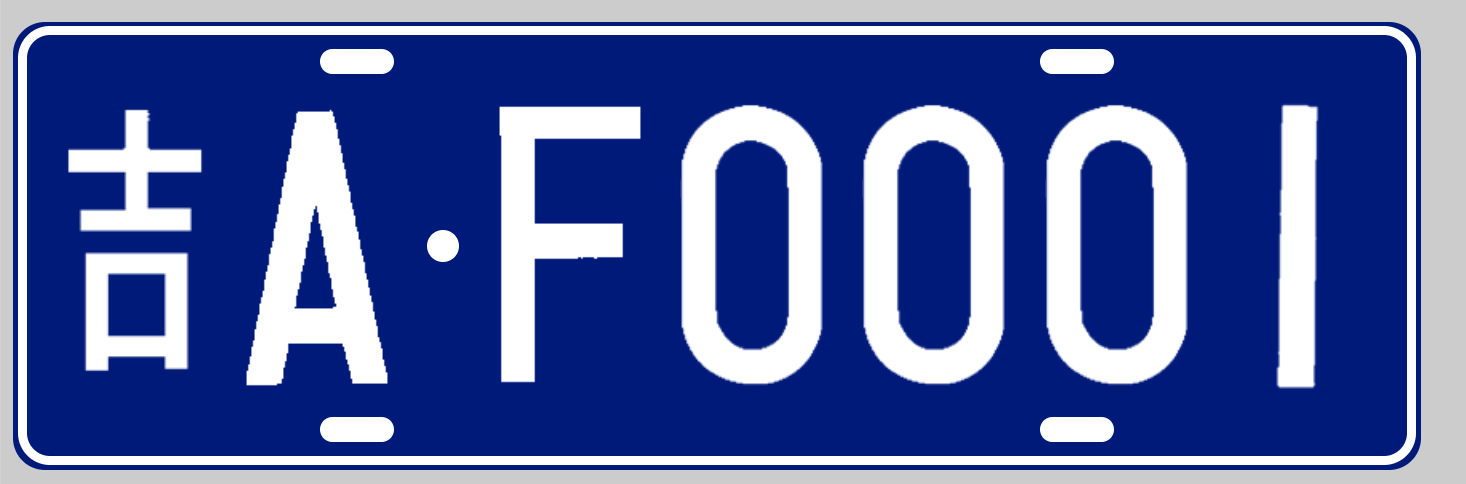
#> input picture LicensePlateRecognition /test5.png, 1466 x 484 px
$ python app.py
#> lines starting #> are read from the running program, lines starting #| are printed output that depends on the picture; after the words box and inside, x2 and y2 are one past the last pixel; in counts of white or black regions, pixels touching at a corner belong together
import cv2
import numpy as np
import pytesseract
from PIL import Image, ImageEnhance, ImageFilter
import cv2
import numpy as np
import pytesseract

def imreadex(filename):
#> called with filename = 'test5.png'
    return cv2.imdecode(np.fromfile(filename, dtype=np.uint8), cv2.IMREAD_COLOR)
#> returned value is the input picture: shape (484, 1466, 3); mean B, G, R 161.8, 98.6, 81.5

def find_plate_area(img):
    """改进的车牌区域检测"""
    gray = cv2.cvtColor(img, cv2.COLOR_BGR2GRAY)
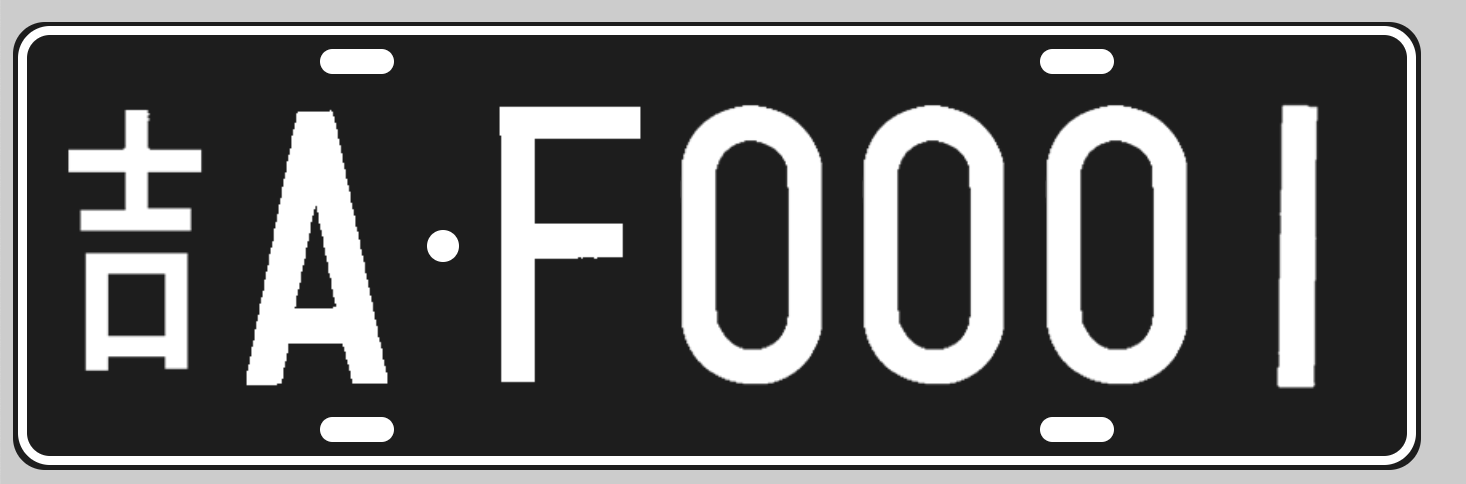
#> gray: shape (484, 1466); min 29, max 255, mean 100.6
    blur = cv2.bilateralFilter(gray, 11, 17, 17)  # 使用双边滤波而不是高斯模糊
    edged = cv2.Canny(blur, 30, 200)  # 调整Canny边缘检测参数
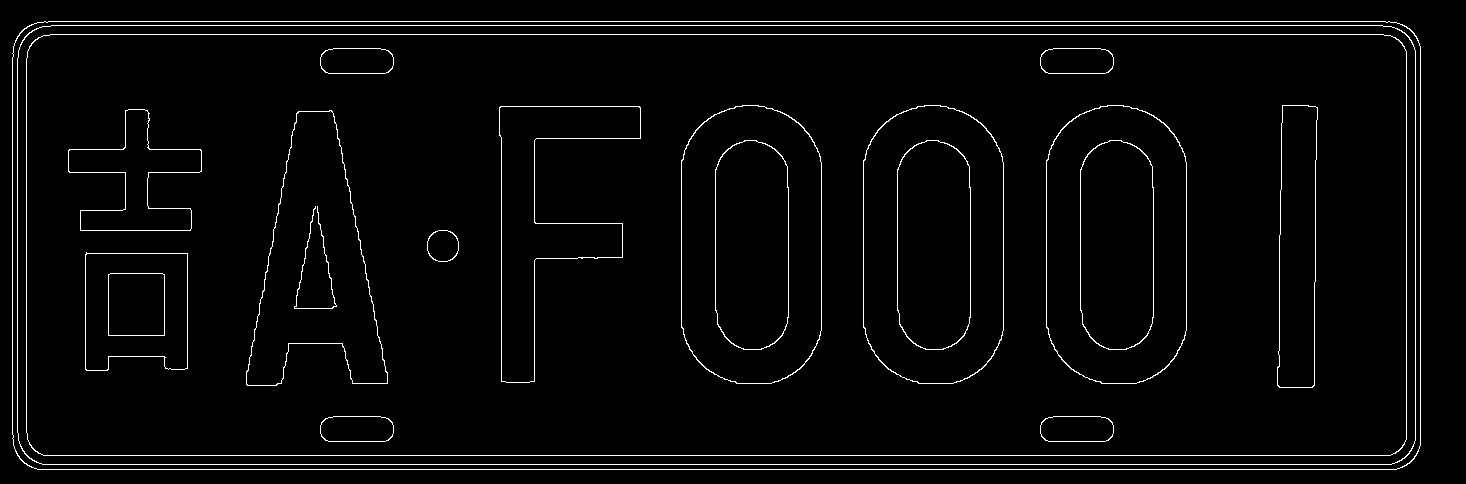
#> edged: shape (484, 1466); 2.8% white in thin lines or dots, all inside (x1, y1, x2, y2) = (12, 21, 1421, 470)
    contours, _ = cv2.findContours(edged.copy(), cv2.RETR_TREE, cv2.CHAIN_APPROX_SIMPLE)
#> contours = 41 contours; largest, box (x1, y1, x2, y2) and area: (12, 21, 1421, 470) 629921, (12, 21, 1421, 470) 629867, (17, 25, 1416, 465) 612863, (17, 25, 1416, 465) 612809, (26, 34, 1407, 456) 580529
    plates = []
    for c in contours:
        peri = cv2.arcLength(c, True)
        approx = cv2.approxPolyDP(c, 0.02 * peri, True)
        if len(approx) == 4:  # 寻找四边形轮廓
            x, y, w, h = cv2.boundingRect(approx)
            aspect_ratio = w / float(h)
            if 2 < aspect_ratio < 5:
                plates.append((x, y, w, h))
#> this loop made 41 passes
#> (peri, approx, x, y, w, h, aspect_ratio) on passes 1, 2, 3, 4, 5, 6, 13: (3673.1, [[13, 46], [37, 469], [1420, 445], [1396, 22]], 13, 22, 1408, 448, 3.14), (3670.8, [[13, 46], [1396, 22], [1420, 445], [37, 469]], 13, 22, 1408, 448, 3.14), (3631.8, [[18, 50], [42, 464], [1415, 440], [1391, 26]], 18, 26, 1398, 439, 3.18), (3629.5, [[18, 50], [1391, 26], [1415, 440], [42, 464]], 18, 26, 1398, 439, 3.18), (3571.5, [[27, 51], [43, 455], [1406, 439], [1390, 35]], 27, 35, 1380, 421, 3.28), (3569.2, [[27, 51], [1390, 35], [1406, 439], [43, 455]], 27, 35, 1380, 421, 3.28), (234.8, [[108, 274], [108, 335], [164, 335], [164, 274]], 108, 274, 57, 62, 0.919)
#> peri on passes 7 to 12: 180.8, 178.4, 180.8, 178.4, 461.6, 458.6
#> after the loop, plates = [(13, 22, 1408, 448), (13, 22, 1408, 448), (18, 26, 1398, 439), (18, 26, 1398, 439), (27, 35, 1380, 421), (27, 35, 1380, 421)]
    return plates

def preprocess_for_ocr(img, plate_area):
    x, y, w, h = plate_area
    plate_img = img[y:y+h, x:x+w]

    # 将OpenCV图像转换为Pillow图像
    plate_img_pil = Image.fromarray(cv2.cvtColor(plate_img, cv2.COLOR_BGR2RGB))

    # 使用Pillow进行图像增强
    enhancer = ImageEnhance.Contrast(plate_img_pil)  # 对比度增强
    plate_img_enhanced = enhancer.enhance(2)  # 对比度增强因子

    enhancer = ImageEnhance.Sharpness(plate_img_enhanced)  # 锐化增强
    plate_img_sharpened = enhancer.enhance(2)  # 锐化增强因子

    # 将增强后的Pillow图像转换回OpenCV图像
    plate_img_enhanced_cv = cv2.cvtColor(np.array(plate_img_sharpened), cv2.COLOR_RGB2BGR)
    gray_plate = cv2.cvtColor(plate_img_enhanced_cv, cv2.COLOR_BGR2GRAY)

    # 使用自适应阈值而不是全局阈值
    binary_plate = cv2.adaptiveThreshold(gray_plate, 255, cv2.ADAPTIVE_THRESH_GAUSSIAN_C,
                                         cv2.THRESH_BINARY, 11, 2)
    return binary_plate

def main(image_path):
    img = imreadex(image_path)
    plates = find_plate_area(img)

    recognized_texts = []
    for plate_area in plates:
        binary_plate = preprocess_for_ocr(img, plate_area)
        config = '--psm 8 -l eng+chi_sim --tessdata-dir /opt/homebrew/share/tessdata'  # 对于简体中文
        text = pytesseract.image_to_string(binary_plate, config=config)
        recognized_texts.append(text.strip())
#> this loop made 1 pass
#> pass 1, in preprocess_for_ocr, `plate_img = img[y:y+h, x:x+w]`:
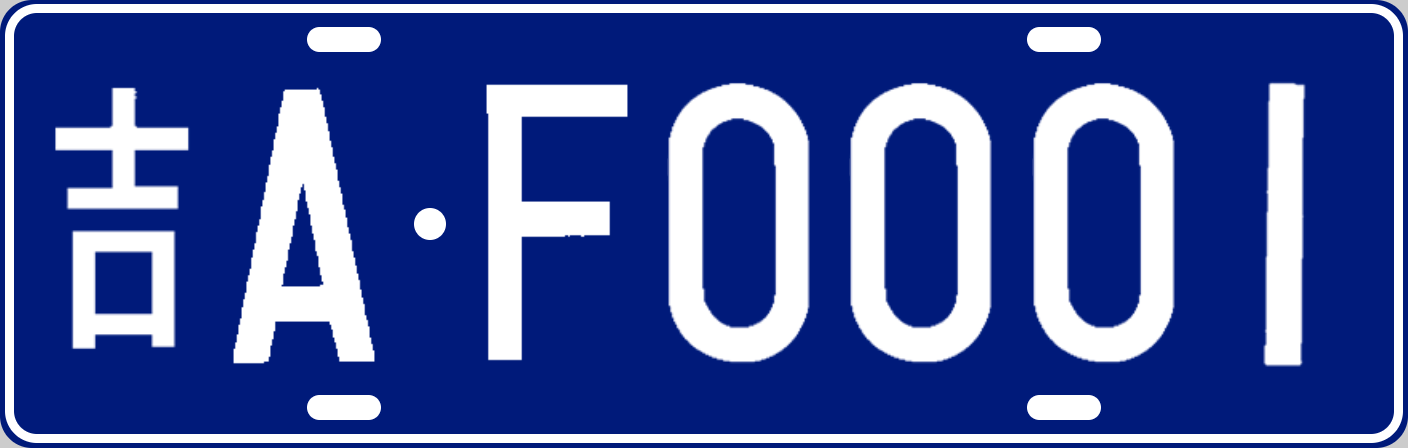
#> plate_img: shape (448, 1408, 3); mean B, G, R 156.5, 85.5, 66.2
#> pass 1, in preprocess_for_ocr, `plate_img_enhanced = enhancer.enhance(2)`:
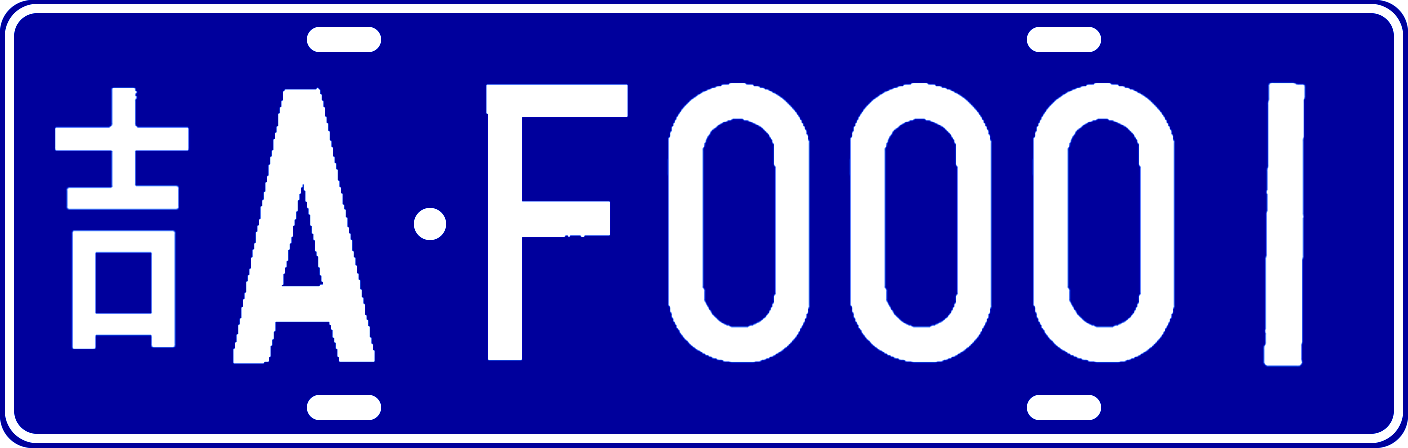
#> plate_img_enhanced: PIL image 1408x448 RGB; mean R, G, B 66.9, 67.4, 182.8
#> after the loop:
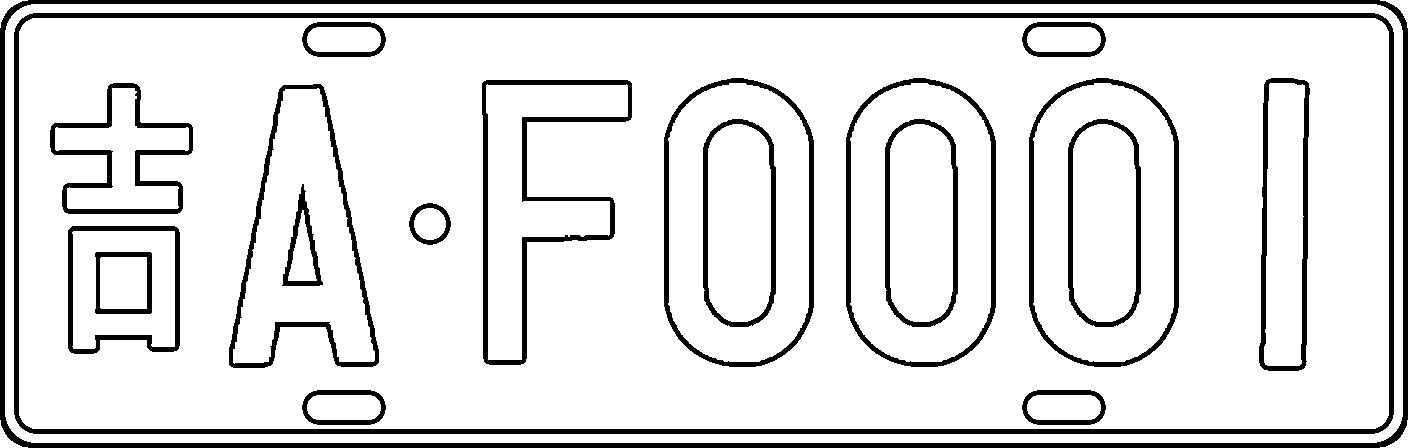
#> binary_plate: shape (448, 1408); 87.8% white; 20 black regions, largest, box (x1, y1, x2, y2) and area: (14, 13, 1394, 434) 17710, (0, 0, 1408, 448) 17014, (482, 80, 632, 365) 4892
#> after the loop, recognized_texts = []

    # 删除重复值和空字符串
    recognized_texts = list(filter(None, set(recognized_texts)))
    for text in recognized_texts:
        print("Recognized text:", text)

if __name__ == "__main__":
    image_path = "test5.png"
    main(image_path)
#> (the call stopped at in main, `text = pytesseract.image_to_string(binary_plate, config=config)`: pytesseract is not available in this run)

$ run again, with LicensePlateRecognition /test1.png copied over LicensePlateRecognition /test5.png
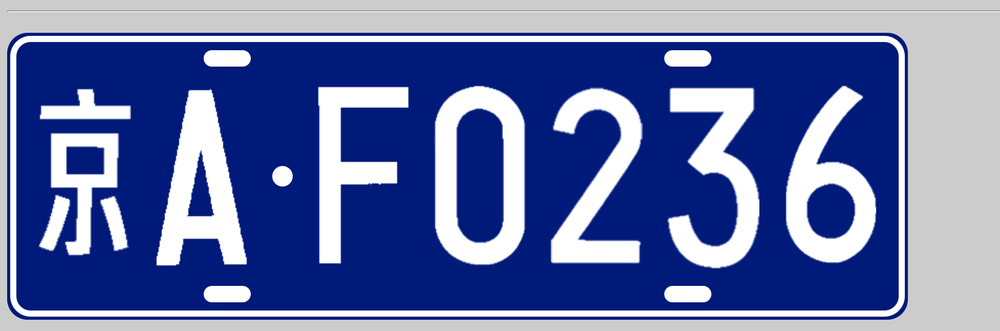
#> input picture LicensePlateRecognition /test1.png, 1000 x 331 px, shrunk from 1954 x 646 before the run
#> in imreadex, returned value is the input picture: shape (331, 1000, 3); mean B, G, R 167.7, 112.9, 98.3
#> in find_plate_area, `edged = cv2.Canny(blur, 30, 200)`:
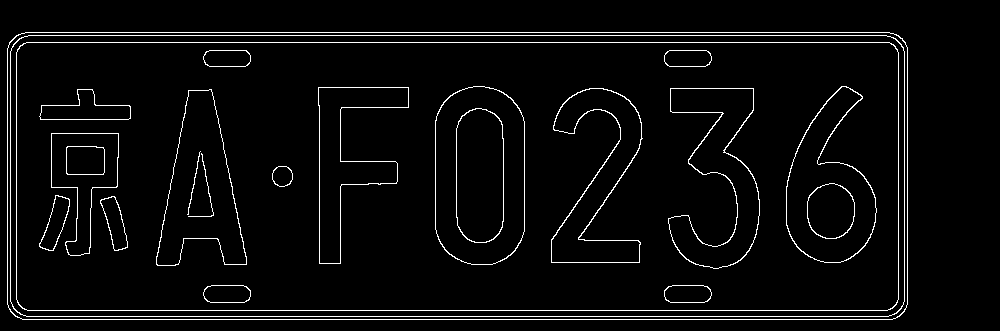
#> edged: shape (331, 1000); 4% white in thin lines or dots, all inside (x1, y1, x2, y2) = (7, 32, 908, 320)
#> contours = 44 contours, 2 with area under 20; largest, box (x1, y1, x2, y2) and area: (7, 32, 908, 320) 257976, (7, 32, 908, 320) 257944, (10, 35, 905, 317) 250882, (10, 35, 905, 317) 250849, (16, 42, 899, 311) 236229
#> the loop in find_plate_area, `for c in contours:` made 44 passes
#> (peri, approx, x, y, w, h, aspect_ratio) on passes 1 to 5: (2347.6, [[7, 48], [22, 319], [907, 304], [893, 33]], 7, 33, 901, 287, 3.14), (2345.3, [[7, 48], [893, 33], [907, 304], [22, 319]], 7, 33, 901, 287, 3.14), (2323.1, [[10, 51], [26, 316], [904, 301], [890, 36]], 10, 36, 895, 281, 3.19), (2320.7, [[10, 51], [890, 36], [904, 301], [26, 316]], 10, 36, 895, 281, 3.19), (2282.4, [[16, 52], [27, 310], [898, 299], [889, 42]], 16, 42, 883, 269, 3.28)
#> after the loop in find_plate_area, `for c in contours:`: plates = [(7, 33, 901, 287), (7, 33, 901, 287), (10, 36, 895, 281), (10, 36, 895, 281), (16, 42, 883, 269), (16, 42, 883, 269)]
#> the loop in main, `for plate_area in plates:` made 1 pass
#> after the loop in main, `for plate_area in plates:`:
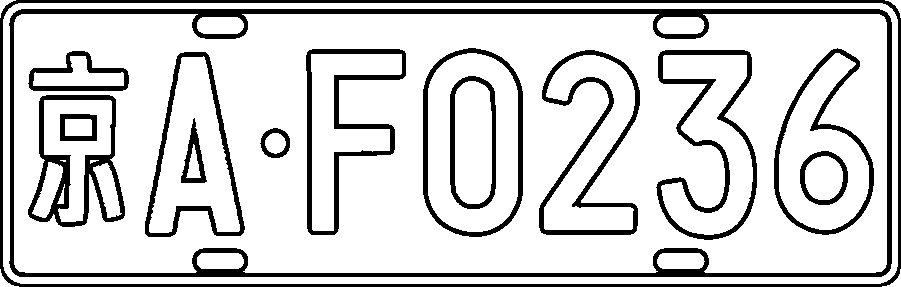
#> binary_plate: shape (287, 901); 82.7% white; 15 black regions, largest, box (x1, y1, x2, y2) and area: (9, 9, 892, 277) 12435, (0, 0, 901, 287) 7077, (656, 50, 757, 240) 3466
#> after the loop in main, `for plate_area in plates:`: recognized_texts = []

$ run again, with LicensePlateRecognition /test2.png copied over LicensePlateRecognition /test5.png
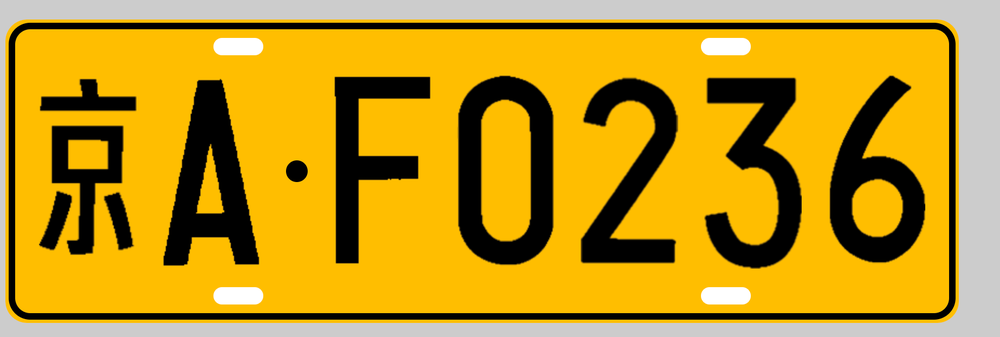
#> input picture LicensePlateRecognition /test2.png, 1000 x 337 px, shrunk from 1846 x 622 before the run
#> in imreadex, returned value is the input picture: shape (337, 1000, 3); mean B, G, R 31.9, 150.9, 191.5
#> in find_plate_area, `edged = cv2.Canny(blur, 30, 200)`:
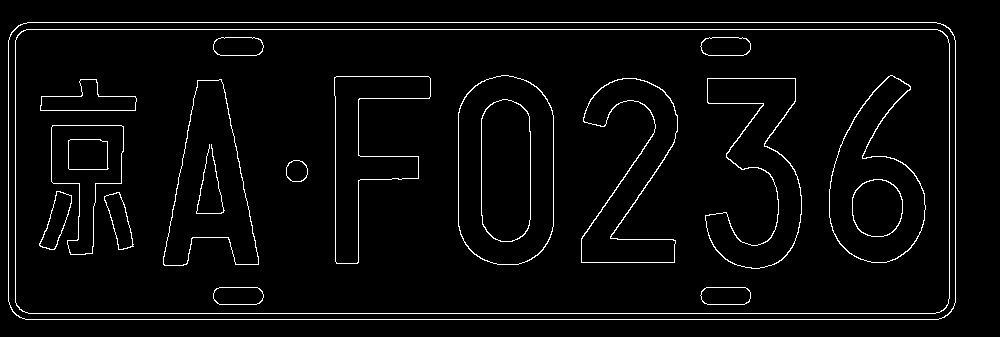
#> edged: shape (337, 1000); 3.4% white in thin lines or dots, all inside (x1, y1, x2, y2) = (8, 22, 956, 320)
#> contours = 41 contours, 1 with area under 20; largest, box (x1, y1, x2, y2) and area: (8, 22, 956, 320) 280868, (8, 22, 956, 320) 280834, (15, 29, 950, 314) 265059, (15, 29, 950, 314) 265035, (458, 75, 554, 265) 16163
#> the loop in find_plate_area, `for c in contours:` made 41 passes
#> (peri, approx, x, y, w, h, aspect_ratio) on passes 1, 2, 3, 4, 10: (2459.3, [[8, 40], [25, 319], [955, 302], [940, 23]], 8, 23, 948, 297, 3.19), (2457, [[8, 40], [940, 23], [955, 302], [25, 319]], 8, 23, 948, 297, 3.19), (2416.1, [[15, 40], [28, 313], [948, 303], [937, 29]], 15, 29, 934, 285, 3.28), (2413.7, [[15, 40], [937, 29], [948, 303], [28, 313]], 15, 29, 934, 285, 3.28), (147.7, [[117, 192], [132, 245], [118, 248], [104, 199]], 104, 192, 29, 57, 0.509)
#> after the loop in find_plate_area, `for c in contours:`: plates = [(8, 23, 948, 297), (8, 23, 948, 297), (15, 29, 934, 285), (15, 29, 934, 285)]
#> the loop in main, `for plate_area in plates:` made 1 pass
#> after the loop in main, `for plate_area in plates:`:
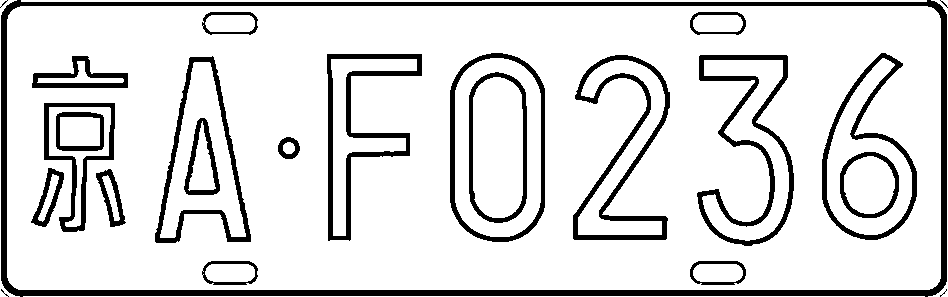
#> binary_plate: shape (297, 948); 85.9% white; 24 black regions (4 under 20 px), largest, box (x1, y1, x2, y2) and area: (1, 0, 947, 297) 12839, (697, 55, 794, 246) 3562, (573, 55, 670, 240) 3347
#> after the loop in main, `for plate_area in plates:`: recognized_texts = []
